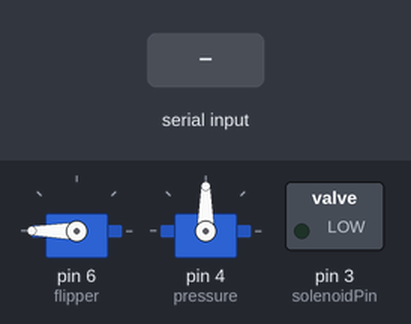
Bench run of a sketch on a simulated Arduino Uno, built with avr-gcc and run on an emulated ATmega328P. Shown: 2 × servo, switched loads named in the sketch (green lamp = pin HIGH). Inputs (shaded band) come from the test bench. What the sketch prints to the serial monitor is not drawn.

Above: at 1.2 s.
1.3 s: "$ F\n" received over Serial
At 2.1 s:
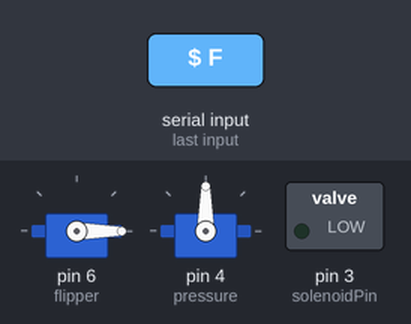
Timing chart, 0 to 4.3 s (numbered marks = the images above; inputs shaded):
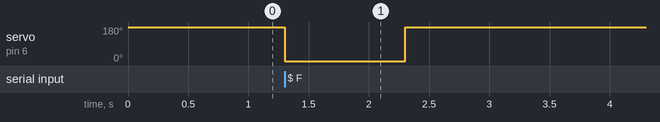

Measured:
- after the input at 1.3 s, servo on pin 6 (flipper): 180° → 0° at once, → 180° 1.0 s later

The sketch:

pressure_flipper_arduino.ino
```cpp
#include <Servo.h>
Servo flipperServo;
Servo pressureServo;

int flipper = 6;      // Flipper S(ervo Pin
int pressure = 4;     // Pressure Servo Pin
int solenoidPin = 3;  // Pressure Solenoid Pin

char messageChar;

void setup() {
  Serial.begin(115200);  // Serial for flipper
  flipperServo.attach(flipper);
  flipperServo.write(180);
  pressureServo.attach(pressure);
  pressureServo.write(90);
  pinMode(solenoidPin, OUTPUT);
  digitalWrite(solenoidPin, LOW);
}

void loop() {
  if (Serial.available() > 0) {
    // Read the incoming string
    String inputString = Serial.readStringUntil('\n');

    // Extract character from string)
    sscanf(inputString.c_str(), "$ %c", &messageChar);
    // Serial.println(messageChar);
  }

  // flipper station commands
  if (messageChar == 'F') {
    flipperServo.write(0);
    delay(1000);
    flipperServo.write(180);
    delay(1000);
    messageChar = 'D';
    Serial.println("$D"); // message back to py script saying flipper sequence done
  }

  // pressure station commands
  if (messageChar == 'P') {
    digitalWrite(solenoidPin, HIGH); // press solenoid
    delay(1000);
    digitalWrite(solenoidPin, LOW); // lift solenoid
    delay(1000);
    pressureServo.write(0); // push coaster out w servo
    delay(2000);
    pressureServo.write(90); // return servo to original position
    delay(1000);
    messageChar = 'D';
    Serial.println("$D"); // message back to py script saying pressure sequence done
  }
}
```
